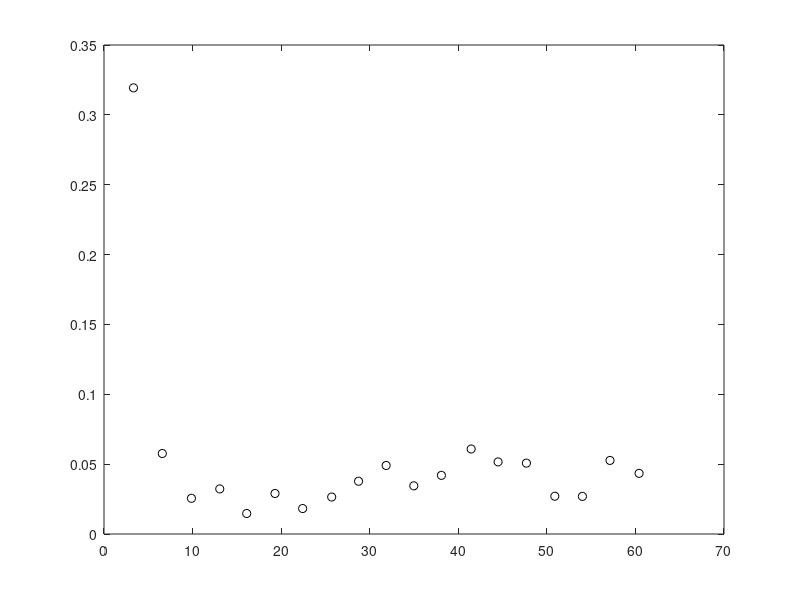

The MATLAB source for this figure: (Note: this script raises an error after producing the figure.)
%% Cold Rolled Tunsten Grain Misoreintation Distribution

%x=misorientation angle in deg
%y=Number Fraction

ColdRolledWMisDis = [3.3293035336143797, 0.3193403087866532;
6.5829898254056785, 0.05761963630407563;
9.871618380566488, 0.025555429895134207;
13.070239409101365, 0.032277915787585376;
16.109748345507224, 0.014671850809014786;
19.306809451570253, 0.028998958751750015;
22.426966379770928, 0.018233933773491418;
25.707327345830908, 0.02647422423105572;
28.740908576843726, 0.037765723043564736;
31.856541729876025, 0.04905410201113003;
34.97747861931262, 0.034486766007729375;
38.09389173358084, 0.04197283395015261;
41.45412073019971, 0.060856475433170965;
44.49191375188653, 0.05161549470991289;
47.692094702893264, 0.05073335855207989;
50.89695542131555, 0.027037356243394706;
54.014928458055635, 0.02691880213553388;
57.127597758391396, 0.052655962998639005;
60.41154654613667, 0.04340562274054982];

% Plot distribution and curve fitting

figure
Fig1=plot(ColdRolledWMisDis(:,1),ColdRolledWMisDis(:,2),'ok');
ax = gca;
ax.FontSize = 13;
title('Colled rolled W grain misorientation distribution')
xlabel('Misoreintation angle [deg]', 'FontSize', 13);
ylabel('Number Fraction', 'FontSize', 13);
xlim([0 65])
ylim([0 0.4])
hold on

% Curve fitting
%cftool(ColdRolledWMisDis(:,1),ColdRolledWMisDis(:,2))
%yielded a power fit with 2 terms:

f1.x=0:1:60;
f1.a=49.51;
f1.b=-4.295;
f1.c=0.03672;
f1.fun=f1.a*(f1.x.^f1.b)+f1.c;

plot(f1.x,f1.fun);
hold off

%% Tungsten fuzz growth at misorientation angle

FuzzMisDis=[18.00881826	0.984505083;
26.93603412	0.980861321;
28.03880785	0.980411209;
28.98404247	0.980025399;
29.98179012	0.979618155;
35.02316646	1.006131879;
35.97277717	2.005744283;
36.96602371	0.976767448;
40.01177971	0.975524282;
47.05302745	2.001221732;
48.99175867	1.029001842;
49.98938129	1.00002322;
51.10528328	3.99956775;
52.98712538	2.02737108;
57.09176921	3.997124286;
58.03700383	3.996738476;
59.06088297	9.967749138;
60.00186653	8.995936491 ];

% Plot distribution and curve fitting

figure
Fig2=plot(FuzzMisDis(:,1),(FuzzMisDis(:,2)./max(FuzzMisDis)),'ok');
ax = gca;
ax.FontSize = 13;
title('Number of grains with W fuzz at a given mis. angle')
xlabel('Misoreintation angle [deg]', 'FontSize', 13);
ylabel('Counts', 'FontSize', 13);
xlim([0 65])
ylim([0 1])
hold on

% Curve fitting
%cftool(FuzzMisDis(:,1),FuzzMisDis(:,2))
%yielded a 2 term power fit:

f2.x=0:1:65;
f2.a=1.527E-14;
f2.b=8.255;
f2.c=0.7568;
f2.fun=f2.a*(f2.x.^f2.b)+f2.c;
plot(f2.x,f2.fun./max(f2.fun));
hold off

%% 5 deg magnetic field angle

Mag5IncAng=[1.970133613	0.003838093;
6.824440369	0.014601248;
11.79081885	0.031444027;
16.91235118	0.04132691;
21.80217157	0.041341271;
27.09952551	0.03800881;
31.90463715	0.023661689;
37.11524467	0.006584481;
42.29150293	-9.63526E-05;
47.18074113	9.42179E-05;
51.41064827	-0.000157677;
56.82793351	0.000210656;
61.98235962	0.000137688;
67.26894303	6.51083E-05;
71.36523739	0.00025335;
77.04829273	0.000181935;
82.20300993	2.08618E-05;
86.5636189	0.00020988];

% Plot distribution and curve fitting

figure
Fig3=plot(Mag5IncAng(:,1),(Mag5IncAng(:,2)),'ok');
ax = gca;
ax.FontSize = 13;
title('Impact angle for a 5deg magnetic field angle')
xlabel('Angle of Incidence [deg]', 'FontSize', 13);
ylabel('Rate of Incidence per 1 deg', 'FontSize', 13);
xlim([0 90])
ylim([0 0.1])
hold on

% Curve fitting
%cftool(Mag5IncAng(:,1),Mag5IncAng(:,2))
%yielded a 5 term 4n poly fit:

f3.x=0:1:90;
f3.p1 =  -2.356e-08;
f3.p2 =   4.821e-06;
f3.p3 =  -0.0003243;
f3.p4 =  0.007374;
f3.p5 =  -0.01438;

f3.fun=f3.p1*f3.x.^4 + f3.p2*f3.x.^3 + f3.p3*f3.x.^2 + f3.p4*f3.x + f3.p5;

plot(f3.x,f3.fun);
hold off

%% 20deg magnetic field angle

Mag20IncAng=[1.850202311	0.0001373;
7.133001485	0.001210084;
11.8825139	0.003690993;
17.0180188	0.009344841;
22.27985911	0.016761176;
27.01569004	0.023383014;
36.64803656	0.0279928;
31.89473991	0.026657255;
41.53727476	0.028183371;
46.70334469	0.024586208;
52.2676331	0.02046158;
57.1824877	0.012898922;
61.95994527	0.006921763;
66.99560446	0.002795583;
72.02573283	0.000343396;
76.78368701	0.000269263;
81.93665764	0.00063682];

% Plot distribution and curve fitting

figure
Fig4=plot(Mag20IncAng(:,1),(Mag20IncAng(:,2)),'ok');
ax = gca;
ax.FontSize = 13;
title('Impact angle for a 20deg magnetic field angle')
xlabel('Angle of Incidence [deg]', 'FontSize', 13);
ylabel('Rate of Incidence per 1 deg', 'FontSize', 13);
xlim([0 90])
ylim([0 0.1])
hold on

% Curve fitting
%cftool(Mag20IncAng(:,1),Mag20IncAng(:,2))
%yielded a 6 term 5n poly fit:

f4.x=0:1:90;
f4.p1 =-1.818E-10;
f4.p2 =5.52E-08;
f4.p3 = -5.51E-6;
f4.p4 =  0.000201;
f4.p5 = -0.001674;
f4.p6 = 0.003294;

f4.fun=f4.p1*f4.x.^5 + f4.p2*f4.x.^4 + f4.p3*f4.x.^3 + f4.p4*f4.x.^2 + f4.p5*f4.x + f4.p6;

plot(f4.x,f4.fun);
hold off

%% 45 deg magnetic field angle 

Mag45IncAng=[13.48033651	0;
6.609029779	0;
22.1986435	0.001342435;
31.3014875	0.006214984;
39.86434955	0.01452207;
49.09090909	0.021950048;
57.80339417	0.02497123;
67.45961051	0.022356417;
76.07166769	0.01577378;
85.09125841	0.005844322;
89.4693331	0.000747048];


% Plot distribution and curve fitting

figure
Fig4=plot(Mag45IncAng(:,1),(Mag45IncAng(:,2)),'ok');
ax = gca;
ax.FontSize = 13;
title('Impact angle for a 45deg magnetic field angle')
xlabel('Angle of Incidence [deg]', 'FontSize', 13);
ylabel('Rate of Incidence per 1 deg', 'FontSize', 13);
xlim([0 90])
ylim([0 0.1])
hold on

% Curve fitting
%cftool(Mag45IncAng(:,1),Mag45IncAng(:,2))
%yielded a 6 term 5n poly fit:

f5.x=0:1:90;
f5.p1 =4.51E-9;
f5.p2 =-1.197E-6;
f5.p3 =9.04E-05;
f5.p4 =-0.001851;
f5.p5 =0.009571;

f5.fun= + f5.p1*f5.x.^4 + f5.p2*f5.x.^3 + f5.p3*f5.x.^2 + f5.p4*f5.x + f5.p5;

plot(f5.x,f5.fun);
hold off

%% 